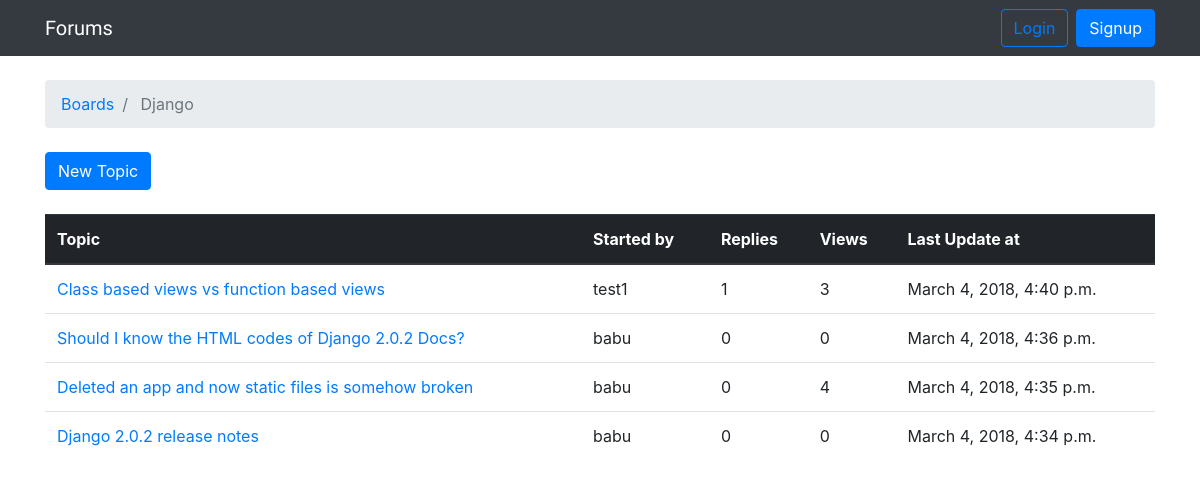
The app's page /boards/1/ with its own data.
### forums/models.py (models this page shows, shortened)
class Board(models.Model):
    name = models.CharField(max_length=30, unique=True)
    description = models.CharField(max_length=100)

class Topic(models.Model):
    subject = models.CharField(max_length=256)
    last_updated = models.DateTimeField(auto_now_add=True)
    board = models.ForeignKey(
        Board,
        on_delete=models.CASCADE,
        related_name='topics',
    )
    starter = models.ForeignKey(
        settings.AUTH_USER_MODEL,
        on_delete=models.CASCADE,
        related_name='topics',
    )
    views = models.PositiveIntegerField(default=0)
    def get_absolute_url(self):
        return reverse('topic_posts', kwargs={
            'pk': self.board.pk,
            'topic_pk': self.pk
        })

### users/models.py (models this page shows)
class CustomUser(AbstractUser):
    objects = CustomUserManager()

### forums/views.py (the view)
# urls.py: path('boards/<int:pk>/', views.board_topics, name='board_topics'),
def board_topics(request, pk):
    board = get_object_or_404(Board, pk=pk)
    topics = board.topics.order_by('-last_updated').annotate(replies=Count('posts') - 1)
    context = {'board': board, 'topics': topics}
    return render(request, 'board_topics.html', context)

### templates/board_topics.html (shortened to what this page needs)
{% extends 'base.html' %}
{% block breadcrumb %}
<li class="breadcrumb-item">
    <a href="{% url 'home' %}">Boards</a>
</li>
<li class="breadcrumb-item active">
    {{ board.name }}
</li>
{% endblock %}
{% block content %}
<div class="mb-4">
    <a href="{% url 'new_topic' board.pk %}" class="btn btn-primary">
        New Topic
    </a>
</div>
<table class="table">
    <thead class="thead-dark">
        <tr>
            <th>Topic</th>
            <th>Started by</th>
            <th>Replies</th>
            <th>Views</th>
            <th>Last Update at</th>
        </tr>
    </thead>
    <tbody>
        {% for topic in topics %}
            <tr>
                <td>
                    <a href="{{ topic.get_absolute_url }}">
                        {{ topic.subject }}
                    </a>
                </td>
                <td>{{ topic.starter.username }}</td>
                <td class="align-middle">{{ topic.replies }}</td>
                <td class="align-middle">{{ topic.views }}</td>
                <td>{{ topic.last_updated }}</td>
            </tr>
        {% endfor %}
    </tbody>
</table>
{% endblock %}

### records on screen
Board: name "Django"
Topic: subject "Class based views vs function based views", starter.username "test1", replies "1", views "3", last_updated "March 4, 2018, 4:40 p.m."
Topic: subject "Should I know the HTML codes of Django 2.0.2 Docs?", starter.username "babu", replies "0", views "0", last_updated "March 4, 2018, 4:36 p.m."
Topic: subject "Deleted an app and now static files is somehow broken", starter.username "babu", replies "0", views "4", last_updated "March 4, 2018, 4:35 p.m."
Topic: subject "Django 2.0.2 release notes", starter.username "babu", replies "0", views "0", last_updated "March 4, 2018, 4:34 p.m."
